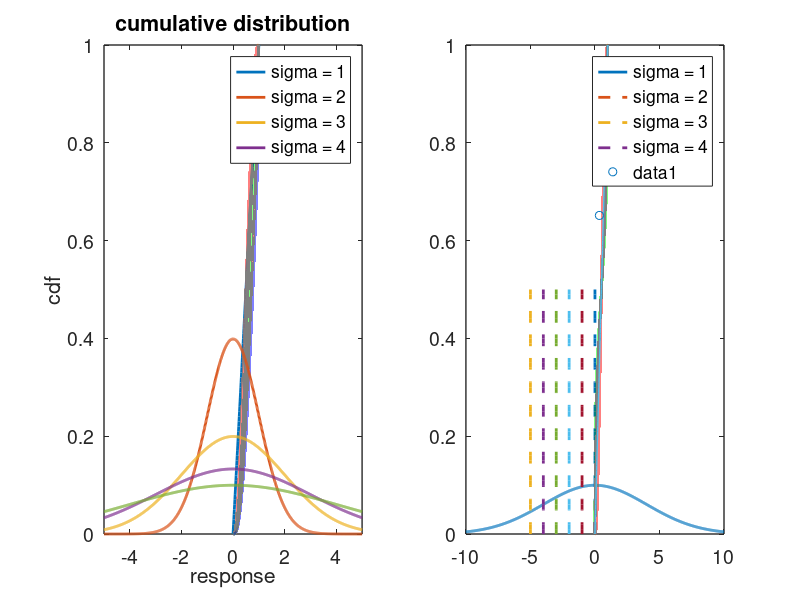

This figure's MATLAB source:
subplot(1,2,1)

w = [-inf 0];
corrcoefMat = eye(2);
mu = [0 0];
sigma = [4 1];
covMat = corr2cov(sigma,corrcoefMat);
odorcon = exp(mvnrnd(mu,covMat,1e5));
resp = exp(w)*odorcon'./(1+exp(w)*odorcon');
x = 0:0.01:1;
y = x;
[a,b] = ecdf(resp);
plot(x,y,'LineWidth',2);
hold on
plot(b,a,'LineWidth',2);
hold on

w1 = -5:1:0;
for i = 1:6
    w = [w1(i) 0];
    resp = exp(w)*odorcon'./(1+exp(w)*odorcon');
    [a,b] = ecdf(resp);
    plot(b,a,'LineWidth',2);
    hold on
end

set(gca,'LineWidth',1,'FontSize',14);
xlabel('response');
ylabel('cdf');
title('cumulative distribution');

subplot(1,2,2)

x = -10:0.01:10;
y1 = normpdf(x,0,sigma(1));
plot(x,y1,'LineWidth',2);
hold on
plot(-Inf*ones(1,51),0:0.01:0.5,'--','LineWidth',2);
for i = 1:6
plot(w1(i)*ones(1,51),0:0.01:0.5,'--','LineWidth',2);
hold on
end
xlim([-10,10]);
set(gca,'LineWidth',1,'FontSize',14);


subplot(1,2,1)

sigma = 1:4;
for i = 1:4
    x = -5:0.01:5;
    y = normpdf(x,0,sigma(i));
    plot(x,y,'LineWidth',2);
    hold on
    xlim([-5,5]);
end
legend('sigma = 1','sigma = 2','sigma = 3','sigma = 4');
set(gca,'FontSize',14,'LineWidth',1);

    
subplot(1,2,2)

w = 0;
t = 0:0.01:1;
for i = 1:4
    odorcon = exp(normrnd(0,sigma(i),1,1e5));
    resp = exp(w)*odorcon./(1+exp(w)*odorcon);
    [a,b] = ecdf(resp);
    plot(b,a,'LineWidth',2);
    hold on
end
z = t;
plot(t,z,'LineWidth',1);   
legend('sigma = 1','sigma = 2','sigma = 3','sigma = 4');
set(gca,'FontSize',14,'LineWidth',1);


w = [0 -inf;-inf 0];
mu = [0 0];
sigma = [4 1];
covMat = corr2cov(sigma,corrcoefMat);
odorcon = exp(mvnrnd(mu,covMat,1e5));
resp = exp(w)*odorcon'./(1+exp(w)*odorcon');
scatter(resp(1),resp(2))